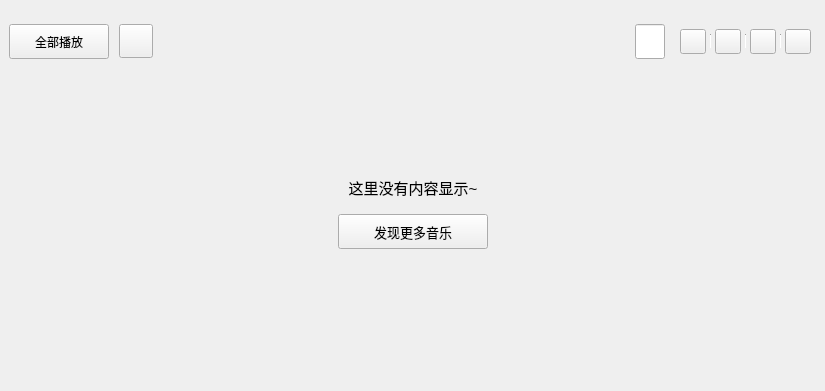
<?xml version="1.0" encoding="UTF-8"?>
<ui version="4.0">
 <class>SingleSong</class>
 <widget class="QWidget" name="SingleSong">
  <property name="geometry">
   <rect>
    <x>0</x>
    <y>0</y>
    <width>825</width>
    <height>391</height>
   </rect>
  </property>
  <property name="windowTitle">
   <string>SingleSong</string>
  </property>
  <layout class="QVBoxLayout" name="verticalLayout_2">
   <property name="spacing">
    <number>10</number>
   </property>
   <property name="leftMargin">
    <number>0</number>
   </property>
   <property name="topMargin">
    <number>15</number>
   </property>
   <property name="rightMargin">
    <number>0</number>
   </property>
   <property name="bottomMargin">
    <number>0</number>
   </property>
   <item>
    <widget class="QWidget" name="operation_widget" native="true">
     <layout class="QHBoxLayout" name="horizontalLayout_9">
      <property name="spacing">
       <number>10</number>
      </property>
      <property name="leftMargin">
       <number>9</number>
      </property>
      <property name="topMargin">
       <number>9</number>
      </property>
      <property name="bottomMargin">
       <number>9</number>
      </property>
      <item>
       <widget class="QToolButton" name="collect_play_toolButton">
        <property name="minimumSize">
         <size>
          <width>100</width>
          <height>35</height>
         </size>
        </property>
        <property name="maximumSize">
         <size>
          <width>100</width>
          <height>35</height>
         </size>
        </property>
        <property name="cursor">
         <cursorShape>PointingHandCursor</cursorShape>
        </property>
        <property name="text">
         <string>全部播放</string>
        </property>
        <property name="toolButtonStyle">
         <enum>Qt::ToolButtonTextBesideIcon</enum>
        </property>
       </widget>
      </item>
      <item>
       <widget class="QToolButton" name="collect_download_toolButton">
        <property name="minimumSize">
         <size>
          <width>34</width>
          <height>34</height>
         </size>
        </property>
        <property name="maximumSize">
         <size>
          <width>34</width>
          <height>34</height>
         </size>
        </property>
        <property name="cursor">
         <cursorShape>PointingHandCursor</cursorShape>
        </property>
        <property name="toolTip">
         <string/>
        </property>
        <property name="text">
         <string/>
        </property>
        <property name="toolButtonStyle">
         <enum>Qt::ToolButtonIconOnly</enum>
        </property>
       </widget>
      </item>
      <item>
       <spacer name="horizontalSpacer_16">
        <property name="orientation">
         <enum>Qt::Horizontal</enum>
        </property>
        <property name="sizeHint" stdset="0">
         <size>
          <width>40</width>
          <height>20</height>
         </size>
        </property>
       </spacer>
      </item>
      <item>
       <widget class="MySearchLineEdit" name="search_lineEdit">
        <property name="sizePolicy">
         <sizepolicy hsizetype="Fixed" vsizetype="Preferred">
          <horstretch>0</horstretch>
          <verstretch>0</verstretch>
         </sizepolicy>
        </property>
        <property name="minimumSize">
         <size>
          <width>30</width>
          <height>0</height>
         </size>
        </property>
        <property name="maximumSize">
         <size>
          <width>30</width>
          <height>16777215</height>
         </size>
        </property>
        <property name="placeholderText">
         <string/>
        </property>
       </widget>
      </item>
      <item>
       <widget class="QWidget" name="small_widget" native="true">
        <layout class="QHBoxLayout" name="horizontalLayout_14">
         <property name="spacing">
          <number>4</number>
         </property>
         <property name="leftMargin">
          <number>5</number>
         </property>
         <property name="topMargin">
          <number>2</number>
         </property>
         <property name="rightMargin">
          <number>5</number>
         </property>
         <property name="bottomMargin">
          <number>2</number>
         </property>
         <item>
          <widget class="QToolButton" name="collect_share_toolButton">
           <property name="cursor">
            <cursorShape>PointingHandCursor</cursorShape>
           </property>
           <property name="toolTip">
            <string/>
           </property>
           <property name="text">
            <string/>
           </property>
           <property name="iconSize">
            <size>
             <width>18</width>
             <height>18</height>
            </size>
           </property>
          </widget>
         </item>
         <item>
          <widget class="Line" name="line_2">
           <property name="sizePolicy">
            <sizepolicy hsizetype="Fixed" vsizetype="Fixed">
             <horstretch>0</horstretch>
             <verstretch>0</verstretch>
            </sizepolicy>
           </property>
           <property name="minimumSize">
            <size>
             <width>1</width>
             <height>15</height>
            </size>
           </property>
           <property name="maximumSize">
            <size>
             <width>1</width>
             <height>16777215</height>
            </size>
           </property>
           <property name="font">
            <font>
             <family>宋体</family>
            </font>
           </property>
           <property name="lineWidth">
            <number>1</number>
           </property>
           <property name="orientation">
            <enum>Qt::Vertical</enum>
           </property>
          </widget>
         </item>
         <item>
          <widget class="QToolButton" name="collect_album_toolButton">
           <property name="cursor">
            <cursorShape>PointingHandCursor</cursorShape>
           </property>
           <property name="toolTip">
            <string/>
           </property>
           <property name="text">
            <string/>
           </property>
           <property name="iconSize">
            <size>
             <width>18</width>
             <height>18</height>
            </size>
           </property>
          </widget>
         </item>
         <item>
          <widget class="Line" name="line_3">
           <property name="sizePolicy">
            <sizepolicy hsizetype="Fixed" vsizetype="Fixed">
             <horstretch>0</horstretch>
             <verstretch>0</verstretch>
            </sizepolicy>
           </property>
           <property name="minimumSize">
            <size>
             <width>1</width>
             <height>15</height>
            </size>
           </property>
           <property name="maximumSize">
            <size>
             <width>1</width>
             <height>16777215</height>
            </size>
           </property>
           <property name="font">
            <font>
             <family>宋体</family>
            </font>
           </property>
           <property name="orientation">
            <enum>Qt::Vertical</enum>
           </property>
          </widget>
         </item>
         <item>
          <widget class="QToolButton" name="collect_sort_toolButton">
           <property name="cursor">
            <cursorShape>PointingHandCursor</cursorShape>
           </property>
           <property name="toolTip">
            <string/>
           </property>
           <property name="text">
            <string/>
           </property>
           <property name="iconSize">
            <size>
             <width>18</width>
             <height>18</height>
            </size>
           </property>
           <property name="checkable">
            <bool>false</bool>
           </property>
          </widget>
         </item>
         <item>
          <widget class="Line" name="line_4">
           <property name="sizePolicy">
            <sizepolicy hsizetype="Fixed" vsizetype="Fixed">
             <horstretch>0</horstretch>
             <verstretch>0</verstretch>
            </sizepolicy>
           </property>
           <property name="minimumSize">
            <size>
             <width>1</width>
             <height>15</height>
            </size>
           </property>
           <property name="maximumSize">
            <size>
             <width>1</width>
             <height>16777215</height>
            </size>
           </property>
           <property name="font">
            <font>
             <family>宋体</family>
            </font>
           </property>
           <property name="orientation">
            <enum>Qt::Vertical</enum>
           </property>
          </widget>
         </item>
         <item>
          <widget class="QToolButton" name="collect_batch_toolButton">
           <property name="cursor">
            <cursorShape>PointingHandCursor</cursorShape>
           </property>
           <property name="toolTip">
            <string/>
           </property>
           <property name="text">
            <string/>
           </property>
           <property name="iconSize">
            <size>
             <width>18</width>
             <height>18</height>
            </size>
           </property>
          </widget>
         </item>
        </layout>
       </widget>
      </item>
     </layout>
    </widget>
   </item>
   <item>
    <widget class="QWidget" name="widget_3" native="true">
     <property name="sizePolicy">
      <sizepolicy hsizetype="Expanding" vsizetype="Expanding">
       <horstretch>0</horstretch>
       <verstretch>0</verstretch>
      </sizepolicy>
     </property>
     <layout class="QVBoxLayout" name="verticalLayout" stretch="2,1,3">
      <item>
       <spacer name="verticalSpacer_2">
        <property name="orientation">
         <enum>Qt::Vertical</enum>
        </property>
        <property name="sizeHint" stdset="0">
         <size>
          <width>20</width>
          <height>40</height>
         </size>
        </property>
       </spacer>
      </item>
      <item>
       <layout class="QGridLayout" name="gridLayout">
        <property name="verticalSpacing">
         <number>15</number>
        </property>
        <item row="0" column="0">
         <spacer name="horizontalSpacer_8">
          <property name="orientation">
           <enum>Qt::Horizontal</enum>
          </property>
          <property name="sizeHint" stdset="0">
           <size>
            <width>40</width>
            <height>20</height>
           </size>
          </property>
         </spacer>
        </item>
        <item row="0" column="1">
         <widget class="QLabel" name="prompt_label">
          <property name="font">
           <font>
            <pointsize>11</pointsize>
           </font>
          </property>
          <property name="text">
           <string>这里没有内容显示~</string>
          </property>
          <property name="scaledContents">
           <bool>false</bool>
          </property>
          <property name="alignment">
           <set>Qt::AlignBottom|Qt::AlignHCenter</set>
          </property>
         </widget>
        </item>
        <item row="0" column="2">
         <spacer name="horizontalSpacer_9">
          <property name="orientation">
           <enum>Qt::Horizontal</enum>
          </property>
          <property name="sizeHint" stdset="0">
           <size>
            <width>40</width>
            <height>20</height>
           </size>
          </property>
         </spacer>
        </item>
        <item row="1" column="0">
         <spacer name="horizontalSpacer_11">
          <property name="orientation">
           <enum>Qt::Horizontal</enum>
          </property>
          <property name="sizeHint" stdset="0">
           <size>
            <width>40</width>
            <height>20</height>
           </size>
          </property>
         </spacer>
        </item>
        <item row="1" column="1">
         <widget class="QPushButton" name="search_pushButton">
          <property name="minimumSize">
           <size>
            <width>150</width>
            <height>35</height>
           </size>
          </property>
          <property name="maximumSize">
           <size>
            <width>150</width>
            <height>35</height>
           </size>
          </property>
          <property name="font">
           <font>
            <pointsize>10</pointsize>
           </font>
          </property>
          <property name="cursor">
           <cursorShape>PointingHandCursor</cursorShape>
          </property>
          <property name="text">
           <string>发现更多音乐</string>
          </property>
         </widget>
        </item>
        <item row="1" column="2">
         <spacer name="horizontalSpacer_10">
          <property name="orientation">
           <enum>Qt::Horizontal</enum>
          </property>
          <property name="sizeHint" stdset="0">
           <size>
            <width>40</width>
            <height>20</height>
           </size>
          </property>
         </spacer>
        </item>
       </layout>
      </item>
      <item>
       <spacer name="verticalSpacer">
        <property name="orientation">
         <enum>Qt::Vertical</enum>
        </property>
        <property name="sizeHint" stdset="0">
         <size>
          <width>20</width>
          <height>40</height>
         </size>
        </property>
       </spacer>
      </item>
     </layout>
    </widget>
   </item>
  </layout>
 </widget>
 <customwidgets>
  <customwidget>
   <class>MySearchLineEdit</class>
   <extends>QLineEdit</extends>
   <header>MySearchLineEdit.h</header>
  </customwidget>
 </customwidgets>
 <resources/>
 <connections/>
</ui>
